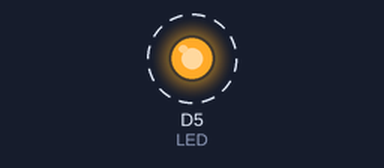
Recording of a sketch running on a simulated ESP8266 (NodeMCU). Shown: output pins drawn as LEDs (lit = HIGH). Dashed ring = blinking.

Above: at 0.5 s.
Timing chart, 0 to 4.6 s (numbered marks = the images above):
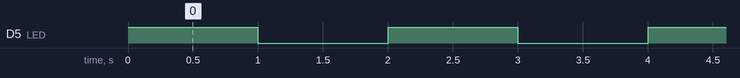

Measured:
- by itself, D5 (LED): alternates HIGH for 1.0 s and LOW for 1.0 s

The sketch:

Activity-01_Shining_Patterns.ino
```cpp
int LED = D5;    // Pin connected to the LED

void setup()
{
  pinMode(LED, OUTPUT);  // Set the LED pin as an output
}

void loop()
{
  digitalWrite(LED,HIGH);  // Turn on the LED
  delay(1000);            // Wait for 1 second

  digitalWrite(LED, LOW);    // Turn off the LED
  delay(1000);                 // Wait for 1 second
}
```
